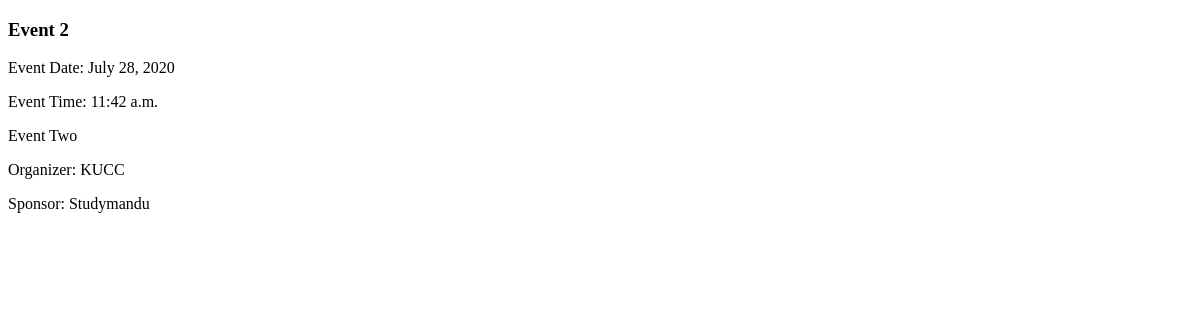
/events/detail/2/, run on an earlier commit of the app's database.
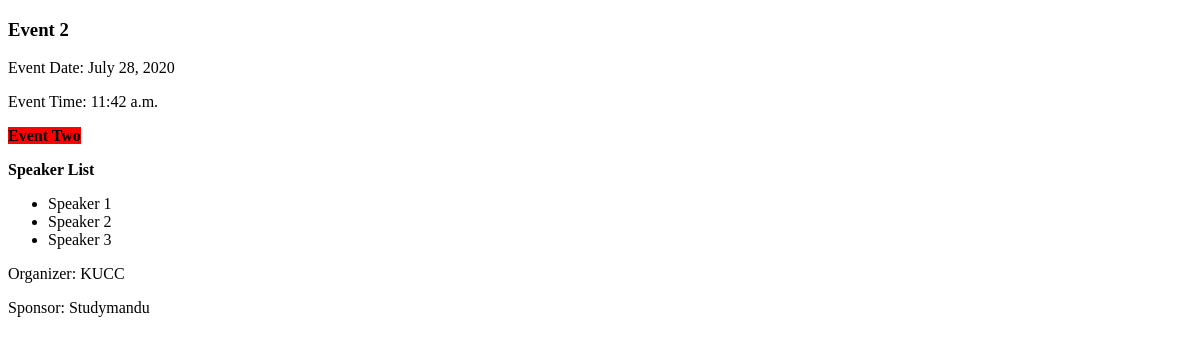
And on a later commit of the database.
### events/models.py (models this page shows, shortened)
class Event(models.Model):
    event_name = models.CharField(max_length=200)
    event_description = models.TextField()
    event_date = models.DateField()
    event_time = models.TimeField()
    sponsor = models.CharField(max_length=100)
    organizer = models.CharField(max_length=100)

### events/views.py (the view)
# urls.py: path('detail/<pk>/', EventDetailView, name='eventdetail'),
def EventDetailView(request, pk):
    event = Event.objects.get(id=pk)
    return render(request, 'eventdetails.html', {'event': event, })

### templates/eventdetails.html (shortened to what this page needs)
<!DOCTYPE html>
<html lang="en">
<head>
</head>
<body>
    <h3> {{ event.event_name }} </h3>
        <p>Event Date: {{ event.event_date }}</p>
        <p>Event Time: {{ event.event_time }}</p>
    <p>{{ event.event_description | safe }}</p>
    <p>Organizer: {{ event.organizer }}</p>
    <p>Sponsor: {{ event.sponsor }}</p>
</body>
</html>

What changed in the data, as far as the page shows it:
changed Event "Event 2": event_description "Event Two" → "Event Two Speaker List Speaker 1 Speaker 2 Speaker 3"
